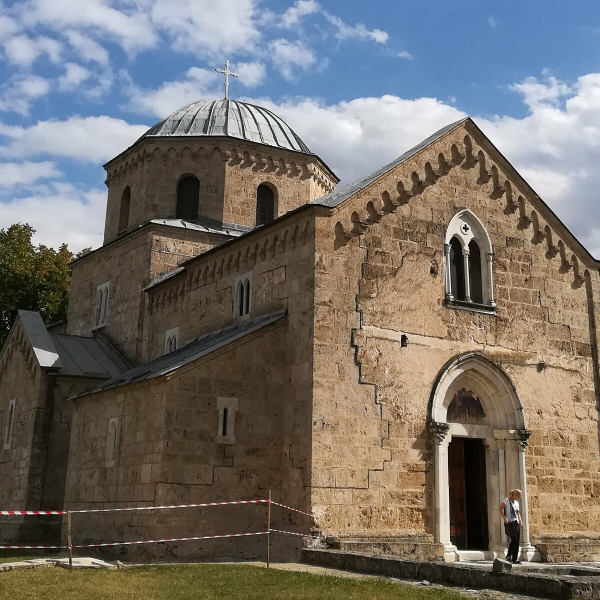
#> input picture src/church.jpg, 1200 x 1200 px (shown at 1/2 size); its folder holds only this picture in this run
$ python -i paint_utils.py   (imports and definitions only)
#> lines starting #> are read from the running program, lines starting #| are printed output that depends on the picture; after the words box and inside, x2 and y2 are one past the last pixel; in counts of white or black regions, pixels touching at a corner belong together
#> further down, picture is the input picture: shape (1200, 1200, 3); mean B, G, R 105.7, 111.6, 116.4
#! /usr/bin/env python3

##########################################################
#################### Copyright 2022 ######################
################ by Peter Schaldenbrand ##################
### The Robotics Institute, Carnegie Mellon University ###
################ All rights reserved. ####################
##########################################################

import cv2
import numpy as np
import PIL.Image
from scipy.ndimage import median_filter
import time
import os
import pickle

import colour

# [10 lines left out: function rgb2lab, not called in this run]

def lab2rgb(image_lab):
    image_rgb = cv2.cvtColor(image_lab, cv2.COLOR_LAB2RGB)
    return image_rgb

# [172 lines left out: functions compare_images, canvas_to_global_coordinates, show_img, to_gif, to_video, save_colors and 3 more, not called in this run]

def discretize_with_labels(colors, labels):
    return colors[labels]

# [88 lines left out: functions discretize_image_old, discretize_image, nearest_color, get_mixed_paint_colors, not called in this run]

def increase_brightness(img, value=30):
    # https://stackoverflow.com/questions/32609098/how-to-fast-change-image-brightness-with-python-opencv
#> called with value = 30
    hsv = cv2.cvtColor(img, cv2.COLOR_BGR2HSV)
#> hsv: shape (1200, 1200, 3); mean H, S, V 44.2, 89.1, 131.5
    h, s, v = cv2.split(hsv)
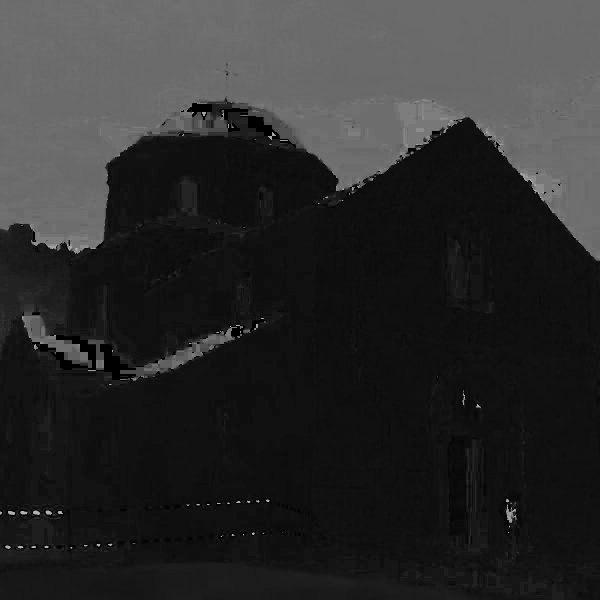
#> h: shape (1200, 1200) (shown at 1/2 size); min 0, max 179, mean 44.2
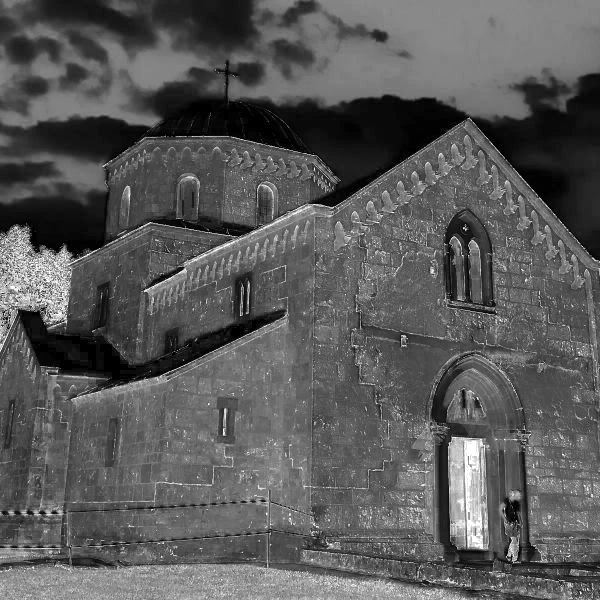
#> s: shape (1200, 1200) (shown at 1/2 size); min 0, max 255, mean 89.1
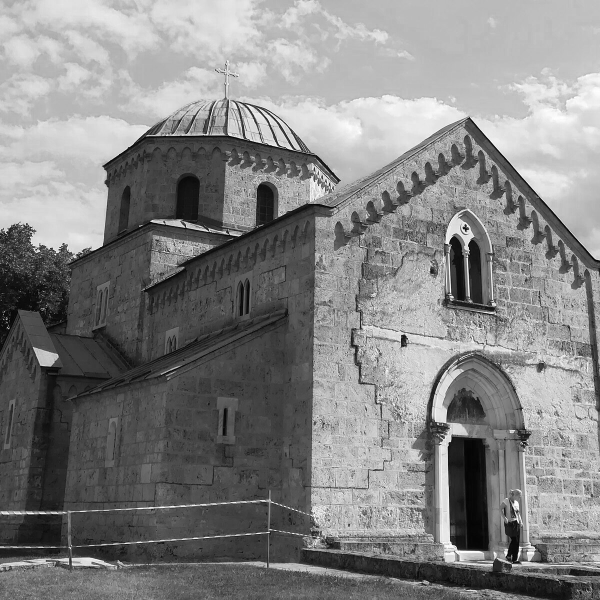
#> v: shape (1200, 1200) (shown at 1/2 size); min 0, max 255, mean 131.5

    lim = 255 - value
    v[v > lim] = 255
#> v: shape (1200, 1200); 3.38% of pixels changed, all inside (x1, y1, x2, y2) = (0, 0, 1200, 1199)
    v[v <= lim] += value
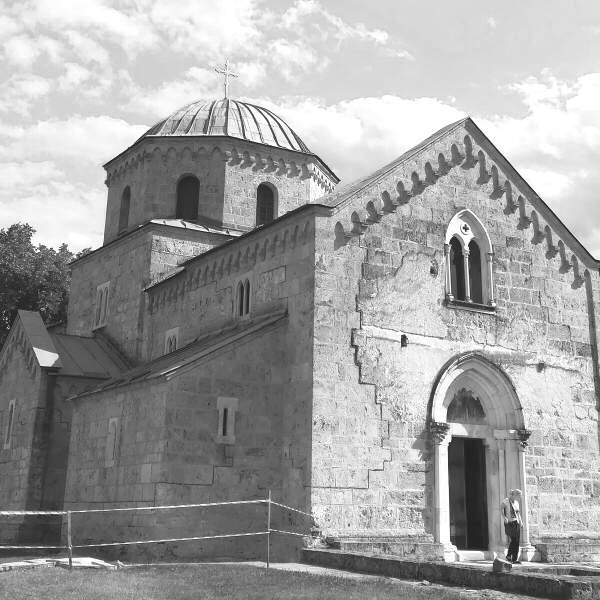
#> v: shape (1200, 1200) (shown at 1/2 size); min 30, max 255, mean 161.2

    final_hsv = cv2.merge((h, s, v))
#> final_hsv: shape (1200, 1200, 3); mean H, S, V 44.2, 89.1, 161.2
    img = cv2.cvtColor(final_hsv, cv2.COLOR_HSV2BGR)
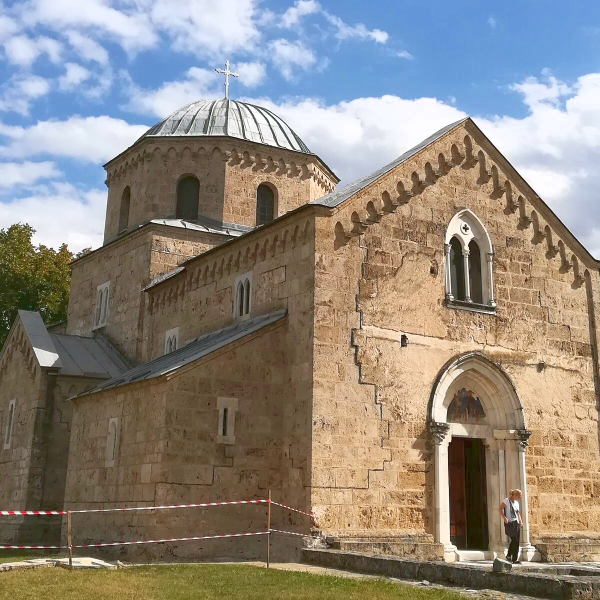
#> img: shape (1200, 1200, 3) (shown at 1/2 size); mean B, G, R 126.9, 136.1, 143.5
    return img


from skimage.filters import laplace, sobel
# [10 lines left out: functions edge_loss, load_img, not called in this run]

>>> import cv2
>>> picture = cv2.imread('church.jpg')
>>> result = increase_brightness(picture)

$ run again, on src/frida.jpg
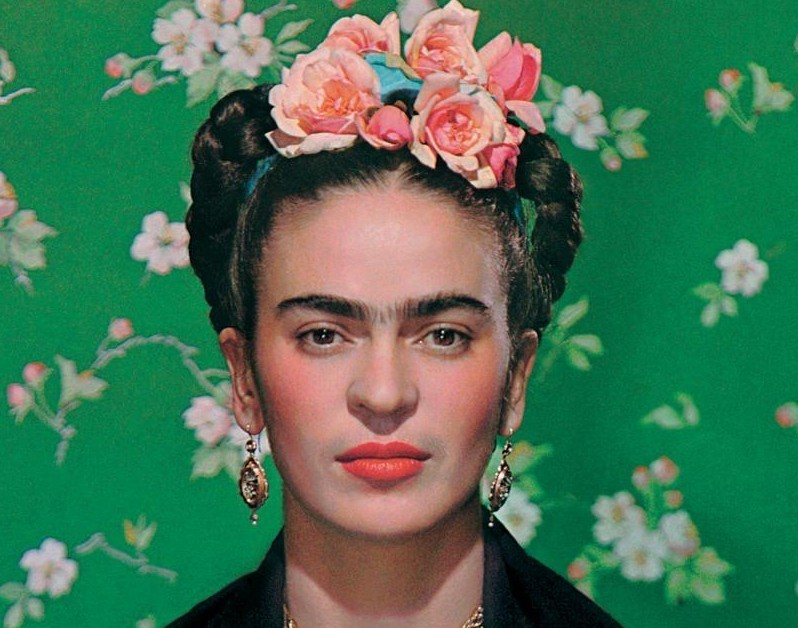
#> input picture src/frida.jpg, 798 x 628 px
#> picture is the input picture: shape (628, 798, 3); mean B, G, R 85.4, 115.4, 70.4
#> hsv: shape (628, 798, 3); mean H, S, V 59.3, 165.3, 130.4
#> in increase_brightness, `v[v <= lim] += value`:
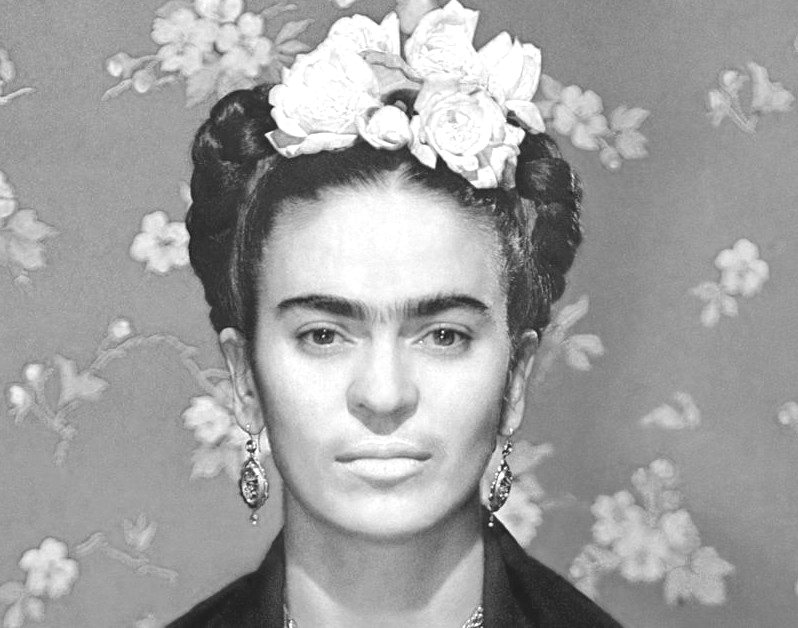
#> v: shape (628, 798); min 30, max 255, mean 160.1
#> final_hsv: shape (628, 798, 3); mean H, S, V 59.3, 165.3, 160.1
#> in increase_brightness, `img = cv2.cvtColor(final_hsv, cv2.COLOR_HSV2BGR)`:
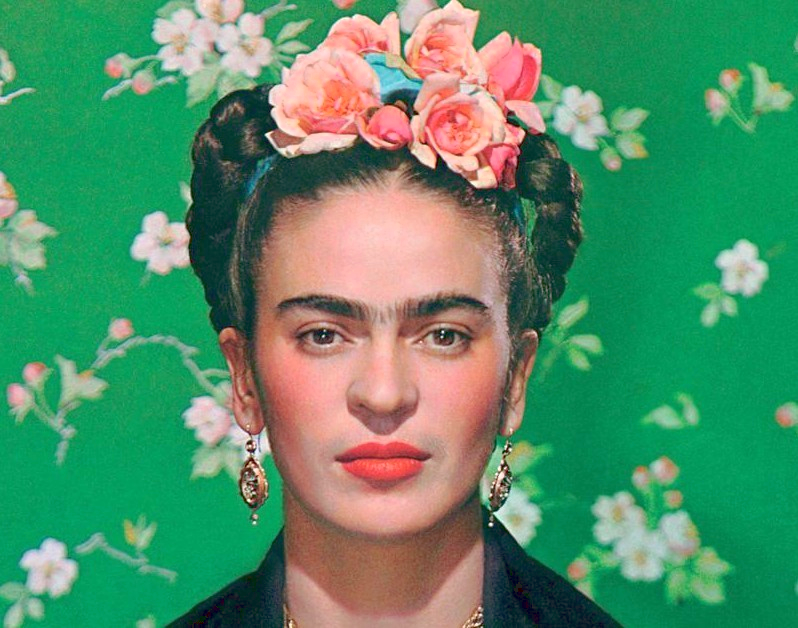
#> img: shape (628, 798, 3); mean B, G, R 104.7, 142.2, 83.8

$ run again, on src/rainforest.jpg
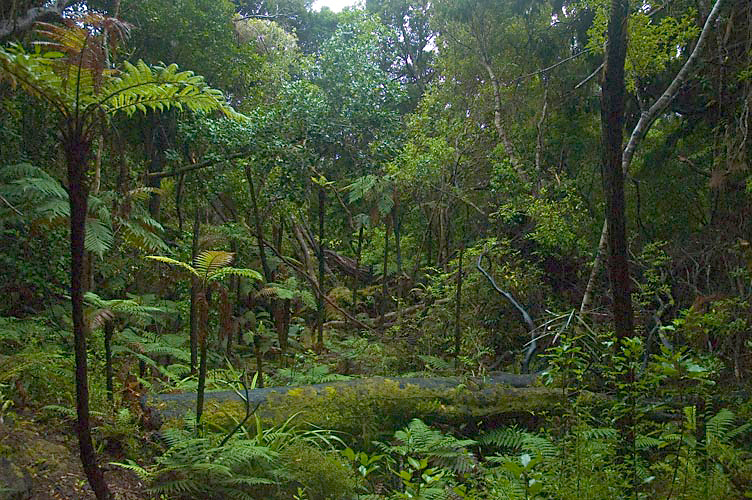
#> input picture src/rainforest.jpg, 752 x 500 px
#> picture is the input picture: shape (500, 752, 3); mean B, G, R 47, 78.2, 65.1
#> hsv: shape (500, 752, 3); mean H, S, V 48, 121.1, 79.6
#> in increase_brightness, `v[v <= lim] += value`:
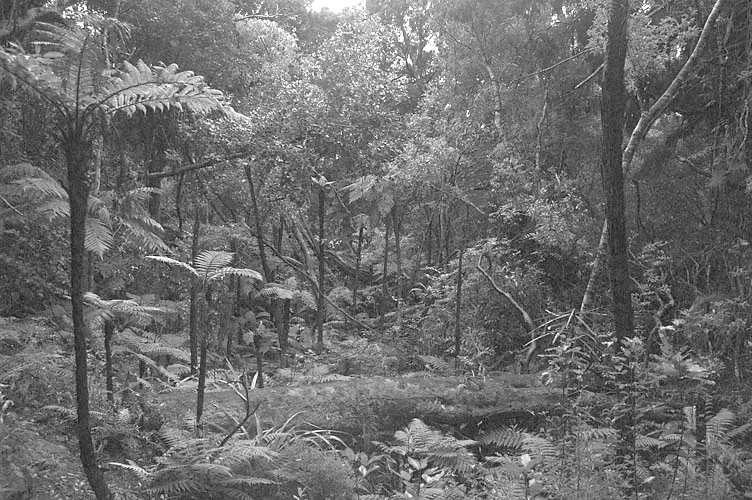
#> v: shape (500, 752); min 30, max 255, mean 109.5
#> final_hsv: shape (500, 752, 3); mean H, S, V 48, 121.1, 109.5
#> in increase_brightness, `img = cv2.cvtColor(final_hsv, cv2.COLOR_HSV2BGR)`:
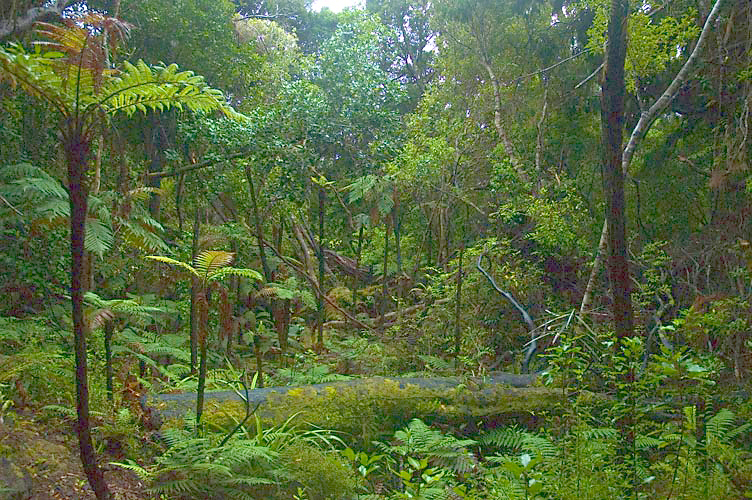
#> img: shape (500, 752, 3); mean B, G, R 63.1, 107.3, 88.6

$ run again, on src/ws.jpg
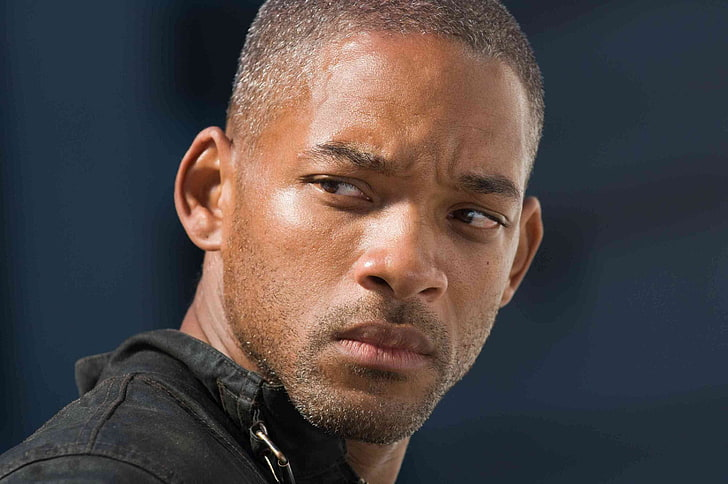
#> input picture src/ws.jpg, 728 x 484 px
#> picture is the input picture: shape (484, 728, 3); mean B, G, R 69.9, 70.8, 79.5
#> hsv: shape (484, 728, 3); mean H, S, V 63.8, 98.5, 93
#> in increase_brightness, `v[v <= lim] += value`:
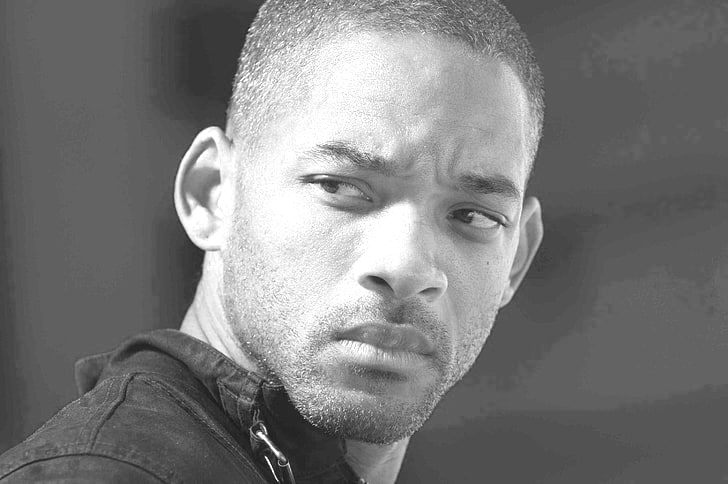
#> v: shape (484, 728); min 30, max 255, mean 122.8
#> final_hsv: shape (484, 728, 3); mean H, S, V 63.8, 98.5, 122.8
#> in increase_brightness, `img = cv2.cvtColor(final_hsv, cv2.COLOR_HSV2BGR)`:
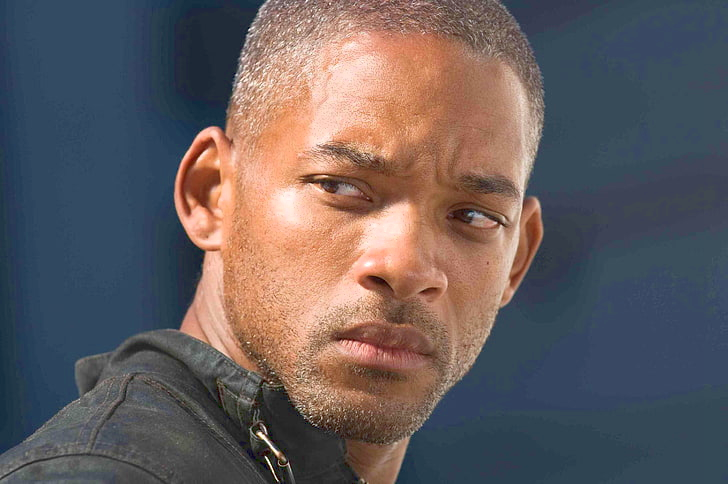
#> img: shape (484, 728, 3); mean B, G, R 94.8, 93.5, 102.1
